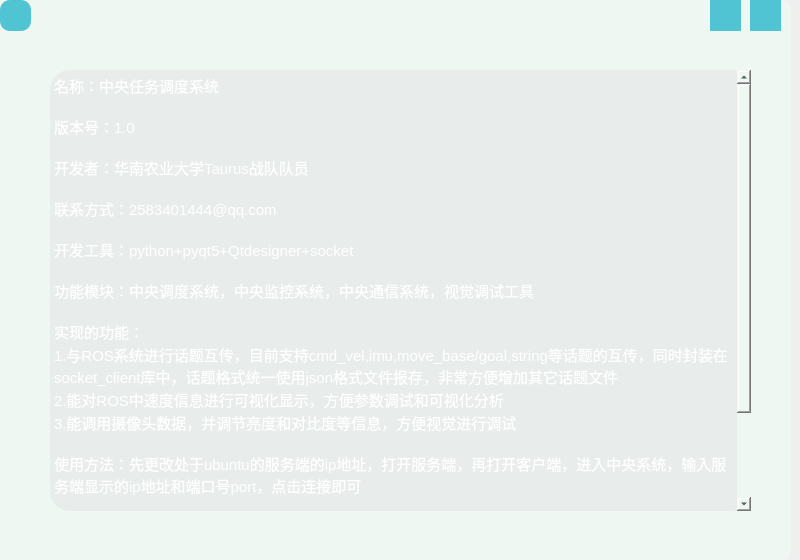
<?xml version="1.0" encoding="UTF-8"?>
<ui version="4.0">
 <class>MainWindow</class>
 <widget class="QMainWindow" name="MainWindow">
  <property name="geometry">
   <rect>
    <x>0</x>
    <y>0</y>
    <width>800</width>
    <height>560</height>
   </rect>
  </property>
  <property name="windowTitle">
   <string>MainWindow</string>
  </property>
  <widget class="QWidget" name="centralwidget">
   <widget class="QFrame" name="frame">
    <property name="geometry">
     <rect>
      <x>-10</x>
      <y>0</y>
      <width>801</width>
      <height>561</height>
     </rect>
    </property>
    <property name="styleSheet">
     <string notr="true">*{
background:rgb(238, 247, 242);
font-size:20px;
}
QFrame#frame{
font-size:15px;
border-image : url(:/image/picture33.png);
}

QFrame{
border-radius: 10px;
background-position:center;
}
QPushButton{
background:#5CB3CC;
color:#fff;
border-radius:15px;
}
QTextBrowser{
border-radius: 20px;
background-color:rgba(226, 225, 228, 130);
color:#fff;
font-size:20px;
}
QLabel{
background:rgba(255, 255, 255, 0);
color:#fff;
border-radius:20px;
}
QLabel{
background:rgba(255, 255, 255, 0);
color:#fff;
border-radius:20px;
font-size:15px;
font-family:Century Gothic,sans-serif;
}</string>
    </property>
    <property name="frameShape">
     <enum>QFrame::StyledPanel</enum>
    </property>
    <property name="frameShadow">
     <enum>QFrame::Raised</enum>
    </property>
    <widget class="QPushButton" name="pushButton_back">
     <property name="geometry">
      <rect>
       <x>10</x>
       <y>0</y>
       <width>31</width>
       <height>31</height>
      </rect>
     </property>
     <property name="styleSheet">
      <string notr="true">QPushButton{
border-image :url(:/image/picture7.png);
background:#51C4D3;
color:#fff;
border-radius:10px;
}</string>
     </property>
     <property name="text">
      <string/>
     </property>
    </widget>
    <widget class="QPushButton" name="pushButton_share">
     <property name="geometry">
      <rect>
       <x>720</x>
       <y>0</y>
       <width>31</width>
       <height>31</height>
      </rect>
     </property>
     <property name="styleSheet">
      <string notr="true">QPushButton{
border-image :url(:/image/picture31.png);
background:#51C4D3;
color:#fff;
border-radius:0px;
}</string>
     </property>
     <property name="text">
      <string/>
     </property>
    </widget>
    <widget class="QPushButton" name="pushButton_close_ui">
     <property name="geometry">
      <rect>
       <x>760</x>
       <y>0</y>
       <width>31</width>
       <height>31</height>
      </rect>
     </property>
     <property name="styleSheet">
      <string notr="true">QPushButton{
border-image :url(:/image/picture19.png);
background:#51C4D3;
color:#fff;
border-radius:0px;
}</string>
     </property>
     <property name="text">
      <string/>
     </property>
    </widget>
    <widget class="QTextBrowser" name="textBrowser">
     <property name="geometry">
      <rect>
       <x>60</x>
       <y>70</y>
       <width>701</width>
       <height>441</height>
      </rect>
     </property>
     <property name="html">
      <string>&lt;!DOCTYPE HTML PUBLIC &quot;-//W3C//DTD HTML 4.0//EN&quot; &quot;http://www.w3.org/TR/REC-html40/strict.dtd&quot;&gt;
&lt;html&gt;&lt;head&gt;&lt;meta name=&quot;qrichtext&quot; content=&quot;1&quot; /&gt;&lt;meta charset=&quot;utf-8&quot; /&gt;&lt;style type=&quot;text/css&quot;&gt;
p, li { white-space: pre-wrap; }
&lt;/style&gt;&lt;/head&gt;&lt;body style=&quot; font-family:'Microsoft YaHei UI'; font-size:20px; font-weight:400; font-style:normal;&quot;&gt;
&lt;p align=&quot;justify&quot; style=&quot; margin-top:0px; margin-bottom:0px; margin-left:0px; margin-right:0px; -qt-block-indent:0; text-indent:0px;&quot;&gt;&lt;span style=&quot; font-size:11pt;&quot;&gt;名称：中央任务调度系统&lt;/span&gt;&lt;/p&gt;
&lt;p align=&quot;justify&quot; style=&quot;-qt-paragraph-type:empty; margin-top:0px; margin-bottom:0px; margin-left:0px; margin-right:0px; -qt-block-indent:0; text-indent:0px; font-size:11pt;&quot;&gt;&lt;br /&gt;&lt;/p&gt;
&lt;p style=&quot; margin-top:0px; margin-bottom:0px; margin-left:0px; margin-right:0px; -qt-block-indent:0; text-indent:0px;&quot;&gt;&lt;span style=&quot; font-size:11pt;&quot;&gt;版本号：1.0&lt;/span&gt;&lt;/p&gt;
&lt;p style=&quot;-qt-paragraph-type:empty; margin-top:0px; margin-bottom:0px; margin-left:0px; margin-right:0px; -qt-block-indent:0; text-indent:0px; font-size:11pt;&quot;&gt;&lt;br /&gt;&lt;/p&gt;
&lt;p style=&quot; margin-top:0px; margin-bottom:0px; margin-left:0px; margin-right:0px; -qt-block-indent:0; text-indent:0px;&quot;&gt;&lt;span style=&quot; font-size:11pt;&quot;&gt;开发者：华南农业大学Taurus战队队员&lt;/span&gt;&lt;/p&gt;
&lt;p style=&quot;-qt-paragraph-type:empty; margin-top:0px; margin-bottom:0px; margin-left:0px; margin-right:0px; -qt-block-indent:0; text-indent:0px; font-size:11pt;&quot;&gt;&lt;br /&gt;&lt;/p&gt;
&lt;p style=&quot; margin-top:0px; margin-bottom:0px; margin-left:0px; margin-right:0px; -qt-block-indent:0; text-indent:0px;&quot;&gt;&lt;span style=&quot; font-size:11pt;&quot;&gt;联系方式：2583401444@qq.com&lt;/span&gt;&lt;/p&gt;
&lt;p style=&quot;-qt-paragraph-type:empty; margin-top:0px; margin-bottom:0px; margin-left:0px; margin-right:0px; -qt-block-indent:0; text-indent:0px; font-size:11pt;&quot;&gt;&lt;br /&gt;&lt;/p&gt;
&lt;p style=&quot; margin-top:0px; margin-bottom:0px; margin-left:0px; margin-right:0px; -qt-block-indent:0; text-indent:0px;&quot;&gt;&lt;span style=&quot; font-size:11pt;&quot;&gt;开发工具：python+pyqt5+Qtdesigner+socket&lt;/span&gt;&lt;/p&gt;
&lt;p style=&quot;-qt-paragraph-type:empty; margin-top:0px; margin-bottom:0px; margin-left:0px; margin-right:0px; -qt-block-indent:0; text-indent:0px; font-size:11pt;&quot;&gt;&lt;br /&gt;&lt;/p&gt;
&lt;p style=&quot; margin-top:0px; margin-bottom:0px; margin-left:0px; margin-right:0px; -qt-block-indent:0; text-indent:0px;&quot;&gt;&lt;span style=&quot; font-size:11pt;&quot;&gt;功能模块：中央调度系统，中央监控系统，中央通信系统，视觉调试工具&lt;/span&gt;&lt;/p&gt;
&lt;p style=&quot;-qt-paragraph-type:empty; margin-top:0px; margin-bottom:0px; margin-left:0px; margin-right:0px; -qt-block-indent:0; text-indent:0px; font-size:11pt;&quot;&gt;&lt;br /&gt;&lt;/p&gt;
&lt;p style=&quot; margin-top:0px; margin-bottom:0px; margin-left:0px; margin-right:0px; -qt-block-indent:0; text-indent:0px;&quot;&gt;&lt;span style=&quot; font-size:11pt;&quot;&gt;实现的功能：&lt;/span&gt;&lt;/p&gt;
&lt;p style=&quot; margin-top:0px; margin-bottom:0px; margin-left:0px; margin-right:0px; -qt-block-indent:0; text-indent:0px;&quot;&gt;&lt;span style=&quot; font-size:11pt;&quot;&gt;1.与ROS系统进行话题互传，目前支持cmd_vel,imu,move_base/goal,string等话题的互传，同时封装在socket_client库中，话题格式统一使用json格式文件报存，非常方便增加其它话题文件&lt;/span&gt;&lt;/p&gt;
&lt;p style=&quot; margin-top:0px; margin-bottom:0px; margin-left:0px; margin-right:0px; -qt-block-indent:0; text-indent:0px;&quot;&gt;&lt;span style=&quot; font-size:11pt;&quot;&gt;2.能对ROS中速度信息进行可视化显示，方便参数调试和可视化分析&lt;/span&gt;&lt;/p&gt;
&lt;p style=&quot; margin-top:0px; margin-bottom:0px; margin-left:0px; margin-right:0px; -qt-block-indent:0; text-indent:0px;&quot;&gt;&lt;span style=&quot; font-size:11pt;&quot;&gt;3.能调用摄像头数据，并调节亮度和对比度等信息，方便视觉进行调试&lt;/span&gt;&lt;/p&gt;
&lt;p style=&quot;-qt-paragraph-type:empty; margin-top:0px; margin-bottom:0px; margin-left:0px; margin-right:0px; -qt-block-indent:0; text-indent:0px; font-size:11pt;&quot;&gt;&lt;br /&gt;&lt;/p&gt;
&lt;p style=&quot; margin-top:0px; margin-bottom:0px; margin-left:0px; margin-right:0px; -qt-block-indent:0; text-indent:0px;&quot;&gt;&lt;span style=&quot; font-size:11pt;&quot;&gt;使用方法：先更改处于ubuntu的服务端的ip地址，打开服务端，再打开客户端，进入中央系统，输入服务端显示的ip地址和端口号port，点击连接即可&lt;/span&gt;&lt;/p&gt;
&lt;p style=&quot;-qt-paragraph-type:empty; margin-top:0px; margin-bottom:0px; margin-left:0px; margin-right:0px; -qt-block-indent:0; text-indent:0px; font-size:11pt;&quot;&gt;&lt;br /&gt;&lt;/p&gt;
&lt;p style=&quot; margin-top:0px; margin-bottom:0px; margin-left:0px; margin-right:0px; -qt-block-indent:0; text-indent:0px;&quot;&gt;&lt;span style=&quot; font-size:11pt;&quot;&gt;常见问题：连接失败且ping失败，检查IP、和port是否正确，检查防火墙，检查虚拟机网络设置&lt;/span&gt;&lt;/p&gt;
&lt;p style=&quot;-qt-paragraph-type:empty; margin-top:0px; margin-bottom:0px; margin-left:0px; margin-right:0px; -qt-block-indent:0; text-indent:0px; font-size:11pt;&quot;&gt;&lt;br /&gt;&lt;/p&gt;
&lt;p style=&quot; margin-top:0px; margin-bottom:0px; margin-left:0px; margin-right:0px; -qt-block-indent:0; text-indent:0px;&quot;&gt;&lt;span style=&quot; font-size:11pt;&quot;&gt;代码框架：主程序为ui_menu.py文件，6个子窗口分别在其余6个*ui.py文件，ui文件夹包括各个ui文件和图片资源，socket_client包中为socket通信相关文件&lt;/span&gt;&lt;/p&gt;
&lt;p style=&quot;-qt-paragraph-type:empty; margin-top:0px; margin-bottom:0px; margin-left:0px; margin-right:0px; -qt-block-indent:0; text-indent:0px; font-size:11pt;&quot;&gt;&lt;br /&gt;&lt;/p&gt;&lt;/body&gt;&lt;/html&gt;</string>
     </property>
    </widget>
   </widget>
  </widget>
 </widget>
 <resources>
  <include location="qt_source.qrc"/>
 </resources>
 <connections/>
</ui>
